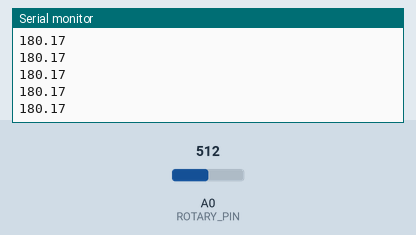
Recording of a sketch running on a simulated Arduino Uno, built with avr-gcc and run on an emulated ATmega328P. On the bench: the last lines printed to the serial monitor. The test bench sets the inputs (shaded band); at power-on: A0 (ROTARY_PIN) = 512.

Above: at 1.2 s.
1.3 s: A0 (ROTARY_PIN) set to 350
At 1.33 s:
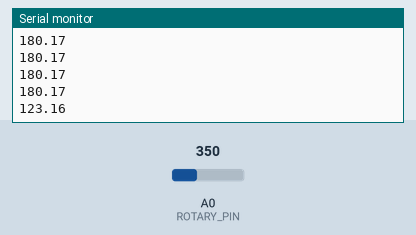
2.8 s: A0 (ROTARY_PIN) set to 370
At 2.8 s:
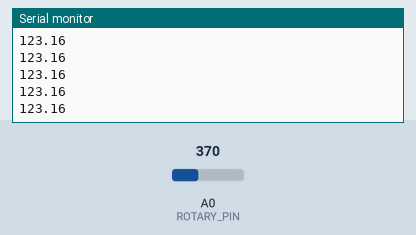
Timing chart, 0 to 5.8 s (numbered marks = the images above; inputs shaded):
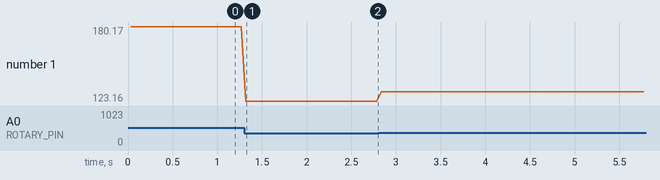

Measured:
- after the input at 1.3 s, the serial monitor: prints a new line at once (image 1)
- plotted number 1: 180.17 → 123.16 after the input at 1.3 s, 123.16 → 130.2 after the input at 2.8 s

The sketch:

arduino_sketch_example.ino
```cpp
/*
 * Arduino Rotary Sensor Reader
 * This sketch reads a rotary encoder/potentiometer and sends angle data via serial.
 * Upload this to your Arduino to work with the ROS2 arduino_reader node.
 */

// Pin configuration - adjust based on your setup
const int ROTARY_PIN = A0;  // Analog pin for potentiometer/rotary sensor

// Calibration values - adjust based on your sensor
const float MIN_ANGLE = 0.0;    // Minimum angle in degrees
const float MAX_ANGLE = 360.0;  // Maximum angle in degrees

void setup() {
  // Initialize serial communication at 9600 baud
  Serial.begin(9600);

  // Configure analog pin
  pinMode(ROTARY_PIN, INPUT);

  // Wait for serial connection
  while (!Serial) {
    ; // Wait for serial port to connect
  }

  Serial.println("Arduino Rotary Sensor Ready!");
}

void loop() {
  // Read analog value (0-1023 for 10-bit ADC)
  int rawValue = analogRead(ROTARY_PIN);

  // Convert to angle (map 0-1023 to MIN_ANGLE-MAX_ANGLE)
  float angle = map(rawValue, 0, 1023, MIN_ANGLE * 100, MAX_ANGLE * 100) / 100.0;

  // Send angle to serial port
  // Format: just the number, e.g., "45.5"
  Serial.println(angle);

  // Small delay for stability (50ms = 20Hz update rate)
  delay(50);
}
```
